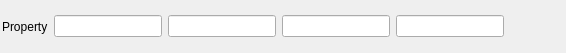
<?xml version="1.0" encoding="UTF-8"?>
<ui version="4.0">
 <class>FloatVec4Widget</class>
 <widget class="QWidget" name="FloatVec4Widget">
  <property name="geometry">
   <rect>
    <x>0</x>
    <y>0</y>
    <width>566</width>
    <height>53</height>
   </rect>
  </property>
  <layout class="QHBoxLayout" name="horizontalLayout">
   <property name="leftMargin">
    <number>2</number>
   </property>
   <property name="topMargin">
    <number>2</number>
   </property>
   <property name="rightMargin">
    <number>2</number>
   </property>
   <property name="bottomMargin">
    <number>2</number>
   </property>
   <item>
    <widget class="QLabel" name="label">
     <property name="text">
      <string>Property</string>
     </property>
    </widget>
   </item>
   <item>
    <widget class="DREAM3DLineEdit" name="aData"/>
   </item>
   <item>
    <widget class="DREAM3DLineEdit" name="bData"/>
   </item>
   <item>
    <widget class="DREAM3DLineEdit" name="cData"/>
   </item>
   <item>
    <widget class="DREAM3DLineEdit" name="dData"/>
   </item>
   <item>
    <spacer name="horizontalSpacer">
     <property name="orientation">
      <enum>Qt::Horizontal</enum>
     </property>
     <property name="sizeHint" stdset="0">
      <size>
       <width>40</width>
       <height>20</height>
      </size>
     </property>
    </spacer>
   </item>
  </layout>
 </widget>
 <customwidgets>
  <customwidget>
   <class>DREAM3DLineEdit</class>
   <extends>QLineEdit</extends>
   <header location="global">DREAM3DLineEdit.h</header>
  </customwidget>
 </customwidgets>
 <tabstops>
  <tabstop>aData</tabstop>
  <tabstop>bData</tabstop>
  <tabstop>cData</tabstop>
  <tabstop>dData</tabstop>
 </tabstops>
 <resources>
  <include location="../../../../Resources/icons/images/Icons.qrc"/>
 </resources>
 <connections/>
</ui>
